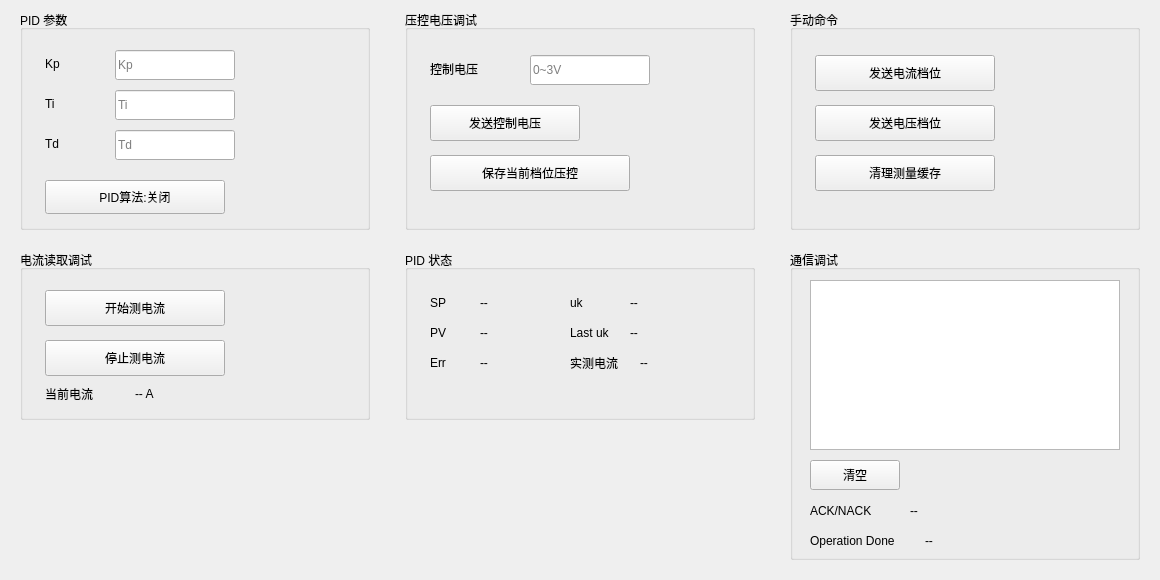
      <widget class="QWidget" name="pageDebug">
        <property name="geometry">
          <rect>
            <x>0</x>
            <y>0</y>
            <width>1160</width>
            <height>580</height>
          </rect>
        </property>
        <widget class="QGroupBox" name="grpPidDebug">
          <property name="geometry">
            <rect>
              <x>20</x>
              <y>10</y>
              <width>350</width>
              <height>220</height>
            </rect>
          </property>
          <property name="title">
            <string>PID 参数</string>
          </property>
          <widget class="QLabel" name="Label_Name_Kp">
            <property name="geometry">
              <rect>
                <x>25</x>
                <y>40</y>
                <width>60</width>
                <height>28</height>
              </rect>
            </property>
            <property name="text">
              <string>Kp</string>
            </property>
          </widget>
          <widget class="QLineEdit" name="cin_Kp">
            <property name="geometry">
              <rect>
                <x>95</x>
                <y>40</y>
                <width>120</width>
                <height>30</height>
              </rect>
            </property>
            <property name="placeholderText">
              <string>Kp</string>
            </property>
          </widget>
          <widget class="QLabel" name="Label_Name_Ti">
            <property name="geometry">
              <rect>
                <x>25</x>
                <y>80</y>
                <width>60</width>
                <height>28</height>
              </rect>
            </property>
            <property name="text">
              <string>Ti</string>
            </property>
          </widget>
          <widget class="QLineEdit" name="cin_Ti">
            <property name="geometry">
              <rect>
                <x>95</x>
                <y>80</y>
                <width>120</width>
                <height>30</height>
              </rect>
            </property>
            <property name="placeholderText">
              <string>Ti</string>
            </property>
          </widget>
          <widget class="QLabel" name="Label_Name_Td">
            <property name="geometry">
              <rect>
                <x>25</x>
                <y>120</y>
                <width>60</width>
                <height>28</height>
              </rect>
            </property>
            <property name="text">
              <string>Td</string>
            </property>
          </widget>
          <widget class="QLineEdit" name="cin_Td">
            <property name="geometry">
              <rect>
                <x>95</x>
                <y>120</y>
                <width>120</width>
                <height>30</height>
              </rect>
            </property>
            <property name="placeholderText">
              <string>Td</string>
            </property>
          </widget>
          <widget class="QToolButton" name="ToolButton_ControlAlgo">
            <property name="geometry">
              <rect>
                <x>25</x>
                <y>170</y>
                <width>180</width>
                <height>34</height>
              </rect>
            </property>
            <property name="text">
              <string>PID算法:关闭</string>
            </property>
          </widget>
        </widget>
        <widget class="QGroupBox" name="grpVoltageDebug">
          <property name="geometry">
            <rect>
              <x>405</x>
              <y>10</y>
              <width>350</width>
              <height>220</height>
            </rect>
          </property>
          <property name="title">
            <string>压控电压调试</string>
          </property>
          <widget class="QLabel" name="lblControlVoltageDebugTitle">
            <property name="geometry">
              <rect>
                <x>25</x>
                <y>45</y>
                <width>90</width>
                <height>28</height>
              </rect>
            </property>
            <property name="text">
              <string>控制电压</string>
            </property>
          </widget>
          <widget class="QLineEdit" name="cin_ControlVoltage">
            <property name="geometry">
              <rect>
                <x>125</x>
                <y>45</y>
                <width>120</width>
                <height>30</height>
              </rect>
            </property>
            <property name="placeholderText">
              <string>0~3V</string>
            </property>
          </widget>
          <widget class="QPushButton" name="Button_SendControlVoltage">
            <property name="geometry">
              <rect>
                <x>25</x>
                <y>95</y>
                <width>150</width>
                <height>36</height>
              </rect>
            </property>
            <property name="text">
              <string>发送控制电压</string>
            </property>
          </widget>
          <widget class="QPushButton" name="Button_ControlVoltage">
            <property name="geometry">
              <rect>
                <x>25</x>
                <y>145</y>
                <width>200</width>
                <height>36</height>
              </rect>
            </property>
            <property name="text">
              <string>保存当前档位压控</string>
            </property>
          </widget>
        </widget>
        <widget class="QGroupBox" name="grpManualCommand">
          <property name="geometry">
            <rect>
              <x>790</x>
              <y>10</y>
              <width>350</width>
              <height>220</height>
            </rect>
          </property>
          <property name="title">
            <string>手动命令</string>
          </property>
          <widget class="QPushButton" name="Button_SendCurrentPosition">
            <property name="geometry">
              <rect>
                <x>25</x>
                <y>45</y>
                <width>180</width>
                <height>36</height>
              </rect>
            </property>
            <property name="text">
              <string>发送电流档位</string>
            </property>
          </widget>
          <widget class="QPushButton" name="Button_SendVoltageRange">
            <property name="geometry">
              <rect>
                <x>25</x>
                <y>95</y>
                <width>180</width>
                <height>36</height>
              </rect>
            </property>
            <property name="text">
              <string>发送电压档位</string>
            </property>
          </widget>
          <widget class="QPushButton" name="pushButton_3">
            <property name="geometry">
              <rect>
                <x>25</x>
                <y>145</y>
                <width>180</width>
                <height>36</height>
              </rect>
            </property>
            <property name="text">
              <string>清理测量缓存</string>
            </property>
          </widget>
        </widget>
        <widget class="QGroupBox" name="grpCurrentReadDebug">
          <property name="geometry">
            <rect>
              <x>20</x>
              <y>250</y>
              <width>350</width>
              <height>170</height>
            </rect>
          </property>
          <property name="title">
            <string>电流读取调试</string>
          </property>
          <widget class="QPushButton" name="pushButton">
            <property name="geometry">
              <rect>
                <x>25</x>
                <y>40</y>
                <width>180</width>
                <height>36</height>
              </rect>
            </property>
            <property name="text">
              <string>开始测电流</string>
            </property>
          </widget>
          <widget class="QPushButton" name="pushButton_2">
            <property name="geometry">
              <rect>
                <x>25</x>
                <y>90</y>
                <width>180</width>
                <height>36</height>
              </rect>
            </property>
            <property name="text">
              <string>停止测电流</string>
            </property>
          </widget>
          <widget class="QLabel" name="Label_Name_Current">
            <property name="geometry">
              <rect>
                <x>25</x>
                <y>130</y>
                <width>80</width>
                <height>28</height>
              </rect>
            </property>
            <property name="text">
              <string>当前电流</string>
            </property>
          </widget>
          <widget class="QLabel" name="Label_Current">
            <property name="geometry">
              <rect>
                <x>115</x>
                <y>130</y>
                <width>150</width>
                <height>28</height>
              </rect>
            </property>
            <property name="text">
              <string>-- A</string>
            </property>
          </widget>
        </widget>
        <widget class="QGroupBox" name="grpPidState">
          <property name="geometry">
            <rect>
              <x>405</x>
              <y>250</y>
              <width>350</width>
              <height>170</height>
            </rect>
          </property>
          <property name="title">
            <string>PID 状态</string>
          </property>
          <widget class="QLabel" name="lblPidSpTitle">
            <property name="geometry">
              <rect>
                <x>25</x>
                <y>40</y>
                <width>45</width>
                <height>26</height>
              </rect>
            </property>
            <property name="text">
              <string>SP</string>
            </property>
          </widget>
          <widget class="QLabel" name="lblPidSp">
            <property name="geometry">
              <rect>
                <x>75</x>
                <y>40</y>
                <width>80</width>
                <height>26</height>
              </rect>
            </property>
            <property name="text">
              <string>--</string>
            </property>
          </widget>
          <widget class="QLabel" name="lblPidPvTitle">
            <property name="geometry">
              <rect>
                <x>25</x>
                <y>70</y>
                <width>45</width>
                <height>26</height>
              </rect>
            </property>
            <property name="text">
              <string>PV</string>
            </property>
          </widget>
          <widget class="QLabel" name="lblPidPv">
            <property name="geometry">
              <rect>
                <x>75</x>
                <y>70</y>
                <width>80</width>
                <height>26</height>
              </rect>
            </property>
            <property name="text">
              <string>--</string>
            </property>
          </widget>
          <widget class="QLabel" name="lblPidErrTitle">
            <property name="geometry">
              <rect>
                <x>25</x>
                <y>100</y>
                <width>45</width>
                <height>26</height>
              </rect>
            </property>
            <property name="text">
              <string>Err</string>
            </property>
          </widget>
          <widget class="QLabel" name="lblPidErr">
            <property name="geometry">
              <rect>
                <x>75</x>
                <y>100</y>
                <width>80</width>
                <height>26</height>
              </rect>
            </property>
            <property name="text">
              <string>--</string>
            </property>
          </widget>
          <widget class="QLabel" name="lblPidUkTitle">
            <property name="geometry">
              <rect>
                <x>165</x>
                <y>40</y>
                <width>55</width>
                <height>26</height>
              </rect>
            </property>
            <property name="text">
              <string>uk</string>
            </property>
          </widget>
          <widget class="QLabel" name="lblPidUk">
            <property name="geometry">
              <rect>
                <x>225</x>
                <y>40</y>
                <width>80</width>
                <height>26</height>
              </rect>
            </property>
            <property name="text">
              <string>--</string>
            </property>
          </widget>
          <widget class="QLabel" name="lblPidLastUkTitle">
            <property name="geometry">
              <rect>
                <x>165</x>
                <y>70</y>
                <width>55</width>
                <height>26</height>
              </rect>
            </property>
            <property name="text">
              <string>Last uk</string>
            </property>
          </widget>
          <widget class="QLabel" name="lblPidLastUk">
            <property name="geometry">
              <rect>
                <x>225</x>
                <y>70</y>
                <width>80</width>
                <height>26</height>
              </rect>
            </property>
            <property name="text">
              <string>--</string>
            </property>
          </widget>
          <widget class="QLabel" name="Label_Name_Current_2">
            <property name="geometry">
              <rect>
                <x>165</x>
                <y>100</y>
                <width>70</width>
                <height>26</height>
              </rect>
            </property>
            <property name="text">
              <string>实测电流</string>
            </property>
          </widget>
          <widget class="QLabel" name="Label_RE_Current">
            <property name="geometry">
              <rect>
                <x>235</x>
                <y>100</y>
                <width>70</width>
                <height>26</height>
              </rect>
            </property>
            <property name="text">
              <string>--</string>
            </property>
          </widget>
        </widget>
        <widget class="QGroupBox" name="grpCommDebug">
          <property name="geometry">
            <rect>
              <x>790</x>
              <y>250</y>
              <width>350</width>
              <height>310</height>
            </rect>
          </property>
          <property name="title">
            <string>通信调试</string>
          </property>
          <widget class="QTextEdit" name="logText_1">
            <property name="geometry">
              <rect>
                <x>20</x>
                <y>30</y>
                <width>310</width>
                <height>170</height>
              </rect>
            </property>
          </widget>
          <widget class="QPushButton" name="Button_logText1_CLR">
            <property name="geometry">
              <rect>
                <x>20</x>
                <y>210</y>
                <width>90</width>
                <height>30</height>
              </rect>
            </property>
            <property name="text">
              <string>清空</string>
            </property>
          </widget>
          <widget class="QLabel" name="lblAckNackTitle">
            <property name="geometry">
              <rect>
                <x>20</x>
                <y>248</y>
                <width>90</width>
                <height>26</height>
              </rect>
            </property>
            <property name="text">
              <string>ACK/NACK</string>
            </property>
          </widget>
          <widget class="QLabel" name="lblAckNack">
            <property name="geometry">
              <rect>
                <x>120</x>
                <y>248</y>
                <width>160</width>
                <height>26</height>
              </rect>
            </property>
            <property name="text">
              <string>--</string>
            </property>
          </widget>
          <widget class="QLabel" name="lblOperationDoneTitle">
            <property name="geometry">
              <rect>
                <x>20</x>
                <y>278</y>
                <width>110</width>
                <height>26</height>
              </rect>
            </property>
            <property name="text">
              <string>Operation Done</string>
            </property>
          </widget>
          <widget class="QLabel" name="lblOperationDone">
            <property name="geometry">
              <rect>
                <x>135</x>
                <y>278</y>
                <width>160</width>
                <height>26</height>
              </rect>
            </property>
            <property name="text">
              <string>--</string>
            </property>
          </widget>
        </widget>
      </widget>
